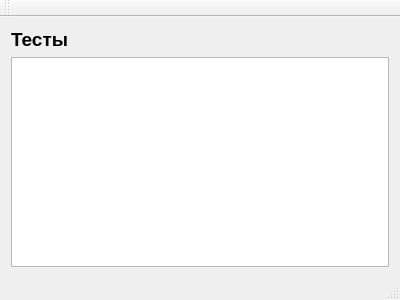
<?xml version="1.0" encoding="UTF-8"?>
<ui version="4.0">
 <class>MainWindow</class>
 <widget class="QMainWindow" name="MainWindow">
  <property name="geometry">
   <rect>
    <x>0</x>
    <y>0</y>
    <width>400</width>
    <height>300</height>
   </rect>
  </property>
  <property name="windowTitle">
   <string>Профессиональные качества</string>
  </property>
  <widget class="QWidget" name="centralWidget">
   <layout class="QVBoxLayout" name="verticalLayout" stretch="0,0">
    <item>
     <widget class="QLabel" name="label">
      <property name="font">
       <font>
        <pointsize>14</pointsize>
        <weight>75</weight>
        <bold>true</bold>
       </font>
      </property>
      <property name="text">
       <string>Тесты</string>
      </property>
     </widget>
    </item>
    <item>
     <widget class="QTableWidget" name="testsTableWidget">
      <property name="editTriggers">
       <set>QAbstractItemView::NoEditTriggers</set>
      </property>
     </widget>
    </item>
   </layout>
  </widget>
  <widget class="QMenuBar" name="menuBar">
   <property name="geometry">
    <rect>
     <x>0</x>
     <y>0</y>
     <width>400</width>
     <height>21</height>
    </rect>
   </property>
  </widget>
  <widget class="QToolBar" name="mainToolBar">
   <attribute name="toolBarArea">
    <enum>TopToolBarArea</enum>
   </attribute>
   <attribute name="toolBarBreak">
    <bool>false</bool>
   </attribute>
  </widget>
  <widget class="QStatusBar" name="statusBar"/>
 </widget>
 <layoutdefault spacing="6" margin="11"/>
 <resources/>
 <connections/>
</ui>
